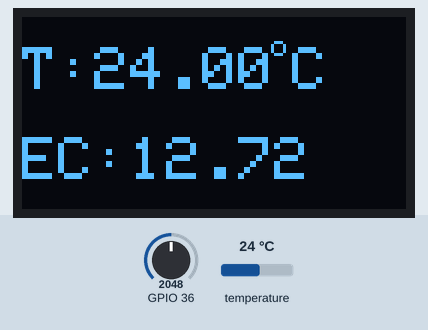
A sketch run on a simulated ESP32. Parts: 128×64 one-colour display. The inputs (shaded band) are chosen by the test bench; at power-on: temperature 24 °C, GPIO 36 = 2048. WiFi joins after 1.5 s; servers stay silent unless stated; EEPROM starts erased; what the sketch prints to the serial monitor is not drawn.

Above: at 3.9 s.
4.0 s: temperature set to 12 °C
At 5.1 s:
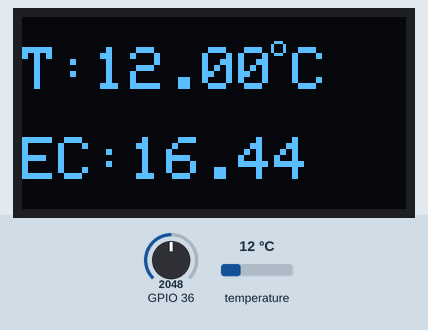
5.9 s: GPIO 36 set to 2866
At 8.8 s:
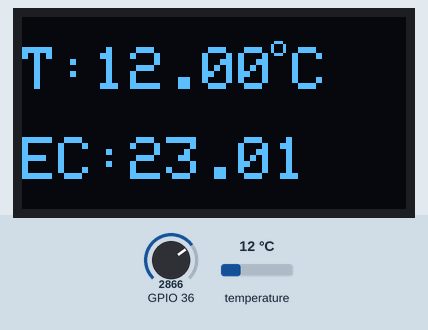
9.1 s: temperature set to 19 °C
At 11.0 s:
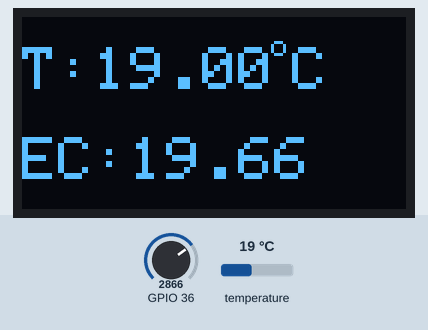
11.3 s: GPIO 36 set to 3603
At 13.7 s:
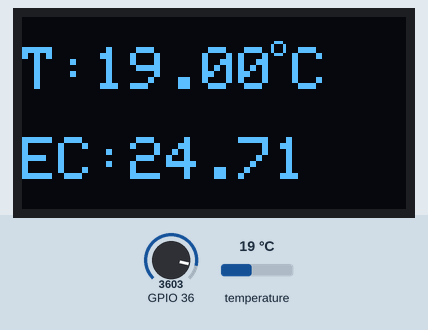
14.6 s: temperature set to 28 °C
At 15.9 s:
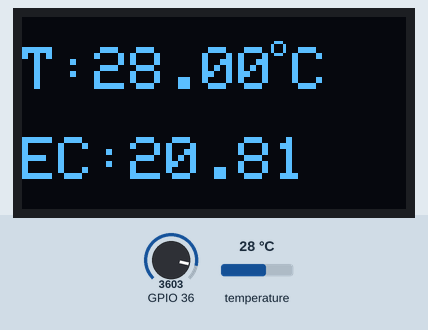
16.8 s: GPIO 36 set to 4095
At 19.8 s:
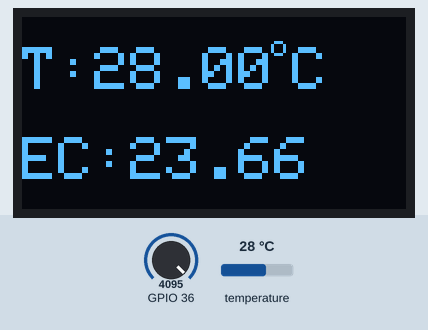
Timing chart, 0 to 21.1 s (numbered marks = the images above; inputs shaded):
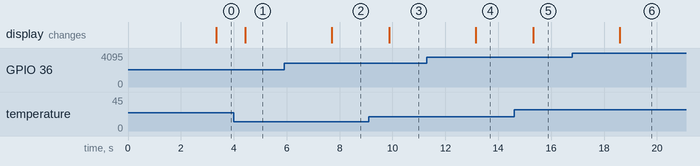

The sketch:

DOAN2.ino
```cpp
#include <Wire.h>
#include <EEPROM.h>
#include <WiFi.h>
#include <WiFiClient.h>
#include <OneWire.h>
#include <DallasTemperature.h>
#include <Adafruit_ADS1015.h>
#include <DFRobot_ESP_EC.h>
#include <Adafruit_GFX.h>
#include <Adafruit_SSD1306.h>
#include <PubSubClient.h>
#include <ThingSpeak.h>
unsigned int t ;
float n ;
#define SCREEN_WIDTH 128 // OLED display width, in pixels
#define SCREEN_HEIGHT 64 // OLED display height, in pixels
Adafruit_SSD1306 display(SCREEN_WIDTH, SCREEN_HEIGHT, &Wire, -1);
#define ONE_WIRE_BUS 25
OneWire oneWire(ONE_WIRE_BUS);
DallasTemperature nhietdo(&oneWire);
DFRobot_ESP_EC ec;
Adafruit_ADS1115 ads;

float voltage,ecValue,temperature = 25 ;

// Connect internet
const char* ssid = "Qq";
const char* pass = "q212002*";

unsigned long myChannelNumber = 1;  // Replace the 0 with your channel number, channel của bạn
const char * myWriteAPIKey = "J3WGYVUSI4QQJMEY ";

WiFiClient wifiClient;
//PubSubClient client(wifiClient);


void setup(){
  Serial.begin(115200);
  EEPROM.begin(32);
  ec.begin();
  nhietdo.begin();
  if (!display.begin(SSD1306_SWITCHCAPVCC, 0x3C)) { // Address 0x3D for 128x64
    Serial.println(F("SSD1306 allocation failed"));
    for (;;);
  }
  delay(1000);
  display.setTextSize(1);
  display.setTextColor(WHITE);
  display.clearDisplay();

  WiFi.begin(ssid, pass);
  while (WiFi.status() != WL_CONNECTED)
  {
    delay(500);
    Serial.print(".");
  }
  Serial.println("");
  Serial.println("WiFi connected");

  ThingSpeak.begin(wifiClient);
}

// hien thi OLED
 void displayData(float a , float b){
    display.setTextSize(2);
    display.setTextColor(WHITE);

    display.setCursor(0, 10);
    display.print("T:");
    display.print(a, 2);
    display.drawCircle(85, 10, 2, WHITE); // put degree symbol ( ° )
    display.setCursor(90, 10);
    display.print("C");

    display.setCursor(0, 40);
    display.print("EC:");
    display.print(b, 2);
    display.display();
    display.clearDisplay();
}

void Temperature_Ec(){

  if(millis()-t>1){
    voltage = analogRead(A0) ;// doc dien ap chan gpio 36
    nhietdo.requestTemperatures();
    temperature = nhietdo.getTempCByIndex(0)  ; // doc cam bien nhiet do de thuc hien bu
    ecValue = ec.readEC(voltage,temperature); // chuyen doi dien ap sang EC co bu  nhiet

    Serial.print("Temperature:");
    Serial.print(temperature, 2);
    Serial.println("ºC");

    Serial.print("EC:");
    Serial.println(ecValue, 2);
    ec.calibration(voltage, temperature);

    displayData(temperature,ecValue);
    t = millis();
  }
  //doc du lieu len
  int x =  ThingSpeak.setField(1, temperature ); //setField(field, value)
  int y =  ThingSpeak.setField(2, ecValue); //setField(field, value)
  int z = ThingSpeak.writeFields(myChannelNumber, myWriteAPIKey);
  if (z == 200) {
    Serial.println("Channel update successful.");
  }
  else {
    Serial.println("Problem updating channel. HTTP error code " + String(z));
  }
}

void loop(){
  Temperature_Ec();
}
```

Measured:
- after the input at 4.0 s, the display: changes after 0.43 s (image 1)
- after the input at 5.9 s, the display: changes after 1.8 s (image 2)
- after the input at 9.1 s, the display: changes after 0.78 s (image 3)
- after the input at 11.3 s, the display: changes after 1.9 s (image 4)
- after the input at 14.6 s, the display: changes after 0.73 s (image 5)
- after the input at 16.8 s, the display: changes after 1.8 s (image 6)
